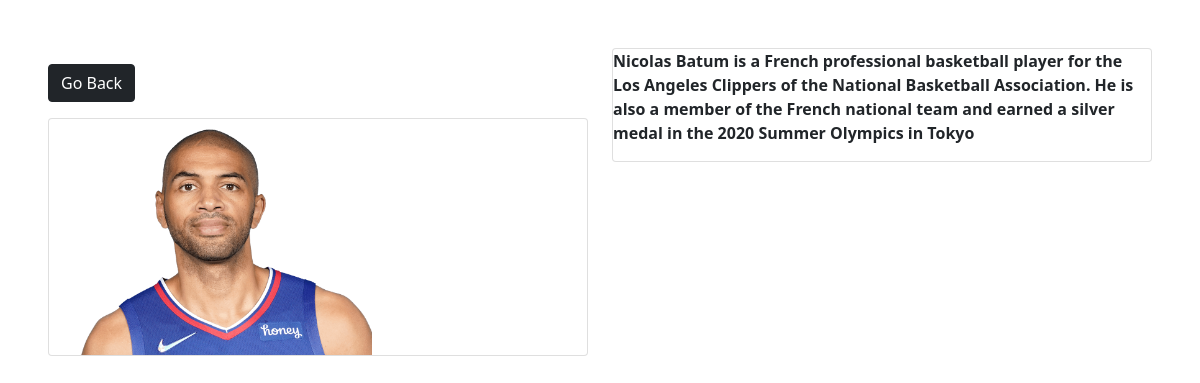
The page /photo/18/ on the database its author committed.
### photos/models.py (models this page shows, shortened)
class Photo(models.Model):
    category = models.ForeignKey(Category, on_delete=models.SET_NULL, null=True, blank=True)
    image = models.ImageField(null=False, blank=False)
    description = models.TextField()

### photos/views.py (the view)
# urls.py: path('photo/<str:pk>/', views.viewPhoto, name='photo'), # photo/<str:pk>/ to get photo by id or primary key
def viewPhoto(request, pk):
    photo = Photo.objects.get(id=pk) # get...bcos we are not capturing everything
    return render(request, 'photos/photo.html', {'photo': photo})

### photos/templates/photos/photo.html (shortened to what this page needs)
<!DOCTYPE html>
<html>
<head>
    <link href="https://cdn.jsdelivr.net/npm/bootstrap@5.0.0-beta1/dist/css/bootstrap.min.css" rel="stylesheet"
>
</head>
<body class="m-5">
    <div class="row">
        <div class="col-md-6">
            <a href="{% url 'gallery' %}" class="btn btn-dark my-3">Go Back</a>
            <div class="card">
                <img style="max-width: 60%; max-height: 60%;" src="{{photo.image.url}}" alt="Card image cap">
            </div>
        </div>
        <div class="col-md-6">
            <div class="card">
                <p> <strong> {{photo.description}} </strong></p>
            </div>
        </div>
    </div>
</body>
</html>

### rows shown on the page
Photo: image (picture), description "Nicolas Batum is a French professional basketball player for the Los Angeles Clippers of the National Basketball Association. He is also a member of the French national team and earned a silver medal in the 2020 Summer Olympics in Tokyo"
